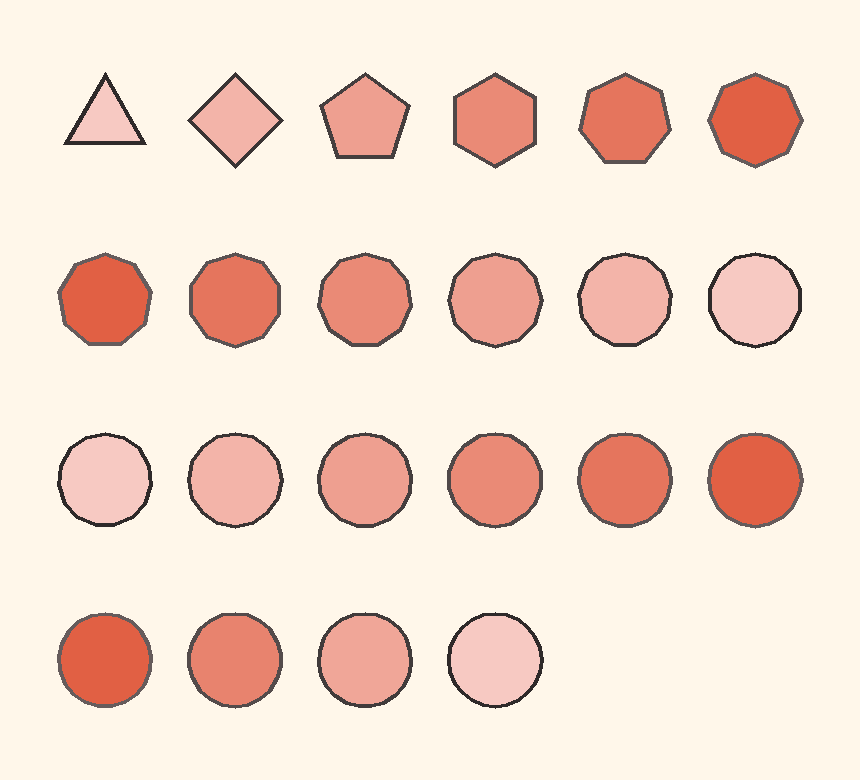

The script that saved this image:
from PIL import Image, ImageDraw
import math

# Simple parameters students can tweak
MIN_SIDES = 3
MAX_SIDES = 24      # try 24 for 24-corner polygons
PER_ROW = 6        # shapes per row (fixed at 6)

# Canvas/layout
CELL_W = 130
CELL_H = 180
MARGIN_X = 40
MARGIN_Y = 30
RADIUS = 48
BG = "#fff7ea"

# Base colors (used to generate lists)
FILL_LIGHT = "#f7c9c2"
FILL_DARK = "#e16044"
OUTLINE_DARK = "#2f2a2a"
OUTLINE_LIGHT = "#665c5c"


def regular_polygon(center, radius, sides, rotation_deg=-90):
    cx, cy = center
    points = []
    for i in range(sides):
        angle = math.radians(rotation_deg + (360 / sides) * i)
        x = cx + radius * math.cos(angle)
        y = cy + radius * math.sin(angle)
        points.append((x, y))
    return points


def hex_to_rgb(h):
    h = h.lstrip("#")
    return tuple(int(h[i:i+2], 16) for i in (0, 2, 4))


def rgb_to_hex(rgb):
    return "#{:02x}{:02x}{:02x}".format(*rgb)


def lerp(a, b, t):
    return a + (b - a) * t


def color_gradient(start_hex, end_hex, n):
    if n <= 1:
        return [start_hex]
    s = hex_to_rgb(start_hex)
    e = hex_to_rgb(end_hex)
    colors = []
    for i in range(n):
        t = i / (n - 1)
        rgb = tuple(round(lerp(s[c], e[c], t)) for c in range(3))
        colors.append(rgb_to_hex(rgb))
    return colors


def draw_row(draw, y_center, sides_list, fills, outlines):
    for idx, sides in enumerate(sides_list):
        cx = MARGIN_X + idx * CELL_W + CELL_W / 2
        cy = y_center
        pts = regular_polygon((cx, cy), RADIUS, sides)
        draw.polygon(pts, fill=fills[idx], outline=outlines[idx], width=4)


def main():
    sides_all = list(range(MIN_SIDES, MAX_SIDES + 1))
    total = len(sides_all)
    rows = math.ceil(total / PER_ROW)

    width = MARGIN_X * 2 + CELL_W * PER_ROW
    height = MARGIN_Y * 2 + CELL_H * rows

    img = Image.new("RGB", (width, height), BG)
    draw = ImageDraw.Draw(img)

    # Print the color lists used for each row (first program style output)
    print("Base colors:")
    print("  FILL_LIGHT:", FILL_LIGHT)
    print("  FILL_DARK:", FILL_DARK)
    print("  OUTLINE_DARK:", OUTLINE_DARK)
    print("  OUTLINE_LIGHT:", OUTLINE_LIGHT)

    for r in range(rows):
        start = r * PER_ROW
        end = min(start + PER_ROW, total)
        row_sides = sides_all[start:end]
        n = len(row_sides)

        # Row color direction
        if r % 2 == 0:
            # Row 1 pattern: light->dark fill, dark->light outline
            fills = color_gradient(FILL_LIGHT, FILL_DARK, n)
            outlines = color_gradient(OUTLINE_DARK, OUTLINE_LIGHT, n)
        else:
            # Row 2 pattern: dark->light fill, light->dark outline
            fills = color_gradient(FILL_DARK, FILL_LIGHT, n)
            outlines = color_gradient(OUTLINE_LIGHT, OUTLINE_DARK, n)

        print(f"Row {r + 1} fill colors:", fills)
        print(f"Row {r + 1} outline colors:", outlines)

        y_center = MARGIN_Y + CELL_H / 2 + r * CELL_H
        draw_row(draw, y_center, row_sides, fills, outlines)

    img.save("shapes_first_program.png")
    print("Saved shapes_first_program.png")


if __name__ == "__main__":
    main()
